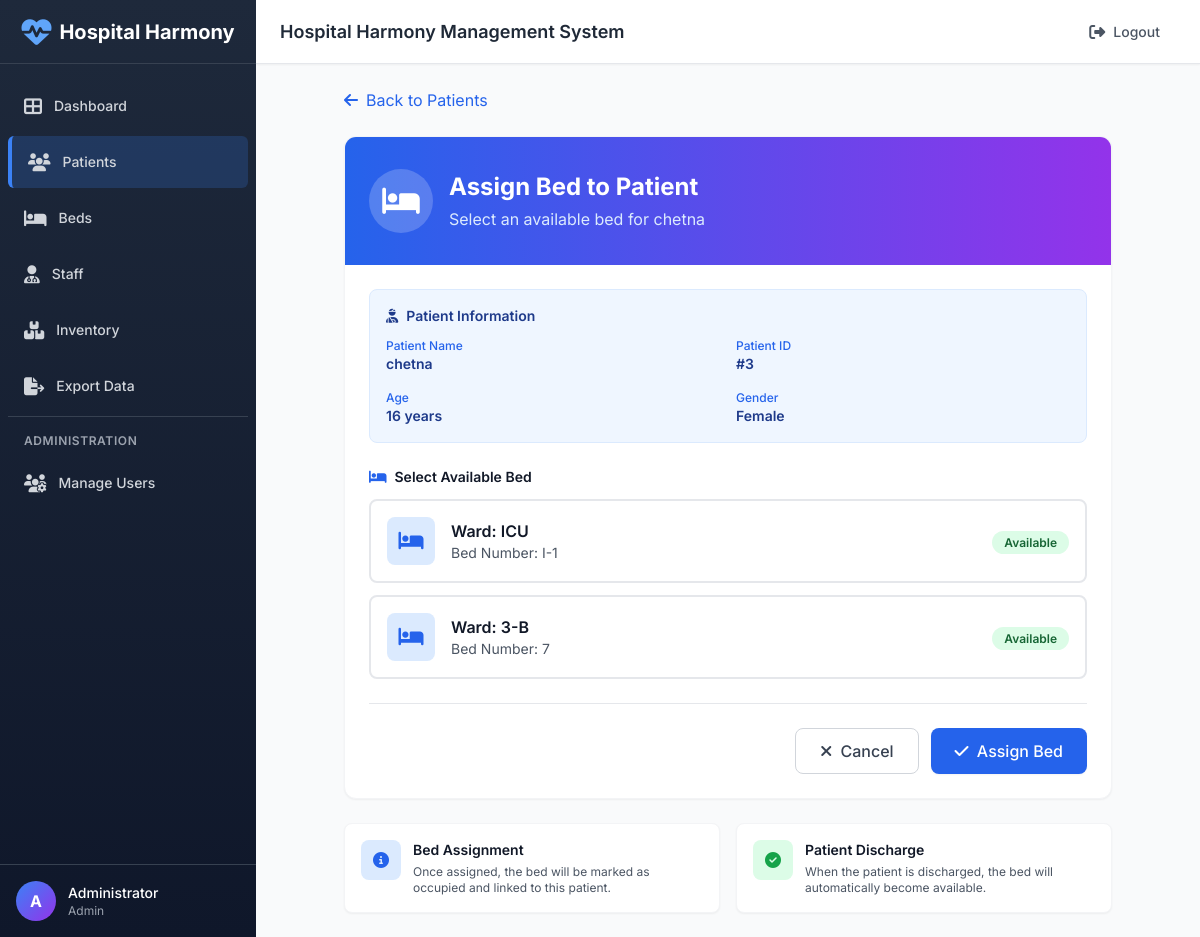
/patients/assign/3 (signed in), run on an earlier commit of the app's database.
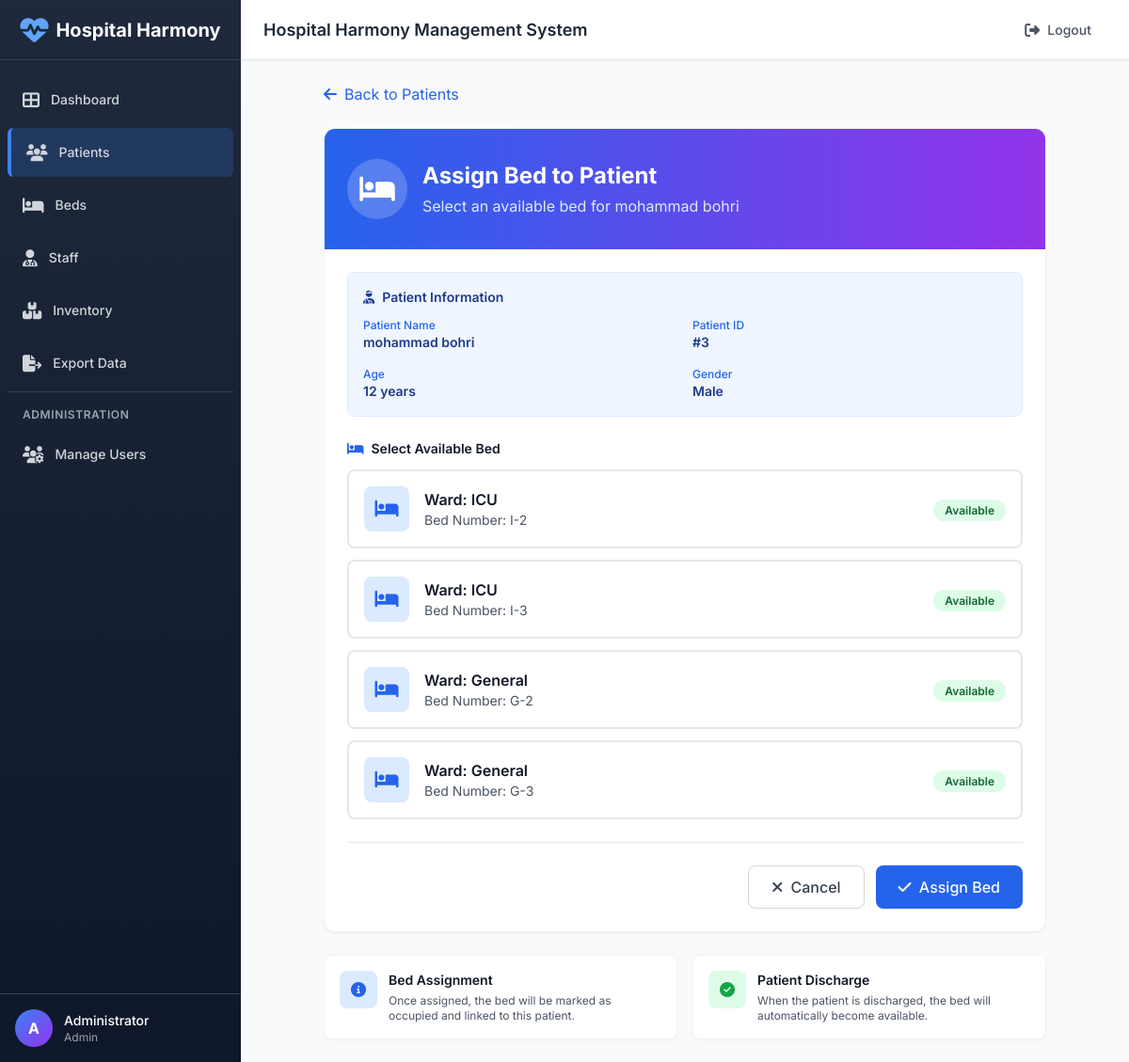
And on a later commit of the database.
### tables this page shows
CREATE TABLE patients (
    id INTEGER PRIMARY KEY AUTOINCREMENT,
    name TEXT NOT NULL,
    age INTEGER,
    gender TEXT,
    admission_reason TEXT,
    admission_date DATE DEFAULT CURRENT_DATE,
    status TEXT DEFAULT 'Stable',
    bed_id INTEGER,
    FOREIGN KEY(bed_id) REFERENCES beds(id)
);

CREATE TABLE beds (
    id INTEGER PRIMARY KEY AUTOINCREMENT,
    ward TEXT NOT NULL,
    bed_number TEXT NOT NULL,
    status TEXT NOT NULL DEFAULT 'available'
);

### app.py (the view)
@app.route('/patients/assign/<int:pid>')
@login_required
@role_required('patients')
def assign_bed(pid):
    db = get_db(); cur = db.cursor()
    cur.execute("SELECT * FROM beds WHERE status='available'")
    beds = cur.fetchall()
    cur.execute('SELECT * FROM patients WHERE id=?', (pid,))
    patient = cur.fetchone()
    return render_template('assign_bed.html', patient=patient, beds=beds)

### app.py (called while the page is built)
def login_required(f):
    @wraps(f)
    def wrapped(*args, **kwargs):
        if 'user_id' not in session:
            flash('Please login to access this page', 'danger')
            return redirect(url_for('login'))
        return f(*args, **kwargs)
    return wrapped

def role_required(*allowed_permissions):
    def decorator(f):
        @wraps(f)
        def wrapped(*args, **kwargs):
            if 'user_id' not in session:
                flash('Please login to access this page', 'danger')
                return redirect(url_for('login'))
            user_role = session.get('role')
            user_permissions = ROLE_PERMISSIONS.get(user_role, [])
            if not any(perm in user_permissions for perm in allowed_permissions):
                flash('You do not have permission to access this page', 'danger')
                return redirect(url_for('index'))
            return f(*args, **kwargs)
        return wrapped
    return decorator

### database.py (called while the page is built)
def get_db():
    global _conn
    if _conn is None:
        _conn = sqlite3.connect(DB_PATH, check_same_thread=False)
        _conn.row_factory = sqlite3.Row
    return _conn

### templates/assign_bed.html (shortened to what the changed rows need)
{% extends "layout.html" %}
{% block content %}
<div class="max-w-3xl mx-auto">
    <div class="bg-white rounded-xl shadow-sm border border-gray-100 overflow-hidden">
        <div class="bg-gradient-to-r from-blue-600 to-purple-600 px-6 py-8 text-white">
            <div class="flex items-center">
                <div>
                    <h1 class="text-2xl font-bold">Assign Bed to Patient</h1>
                    <p class="text-blue-100 mt-1">Select an available bed for {{ patient['name'] }}</p>
                </div>
            </div>
        </div>
        <div class="p-6">
            <div class="bg-blue-50 rounded-lg p-4 mb-6 border border-blue-100">
                <div class="grid grid-cols-2 gap-4">
                    <div>
                        <p class="text-xs text-blue-600 font-medium">Patient Name</p>
                        <p class="text-sm font-semibold text-blue-900">{{ patient['name'] }}</p>
                    </div>
                    <div>
                        <p class="text-xs text-blue-600 font-medium">Patient ID</p>
                        <p class="text-sm font-semibold text-blue-900">#{{ patient['id'] }}</p>
                    </div>
                    {% if patient['age'] %}
                    <div>
                        <p class="text-xs text-blue-600 font-medium">Age</p>
                        <p class="text-sm font-semibold text-blue-900">{{ patient['age'] }} years</p>
                    </div>
                    {% endif %}
                    {% if patient['gender'] %}
                    <div>
                        <p class="text-xs text-blue-600 font-medium">Gender</p>
                        <p class="text-sm font-semibold text-blue-900">{{ patient['gender'] }}</p>
                    </div>
                    {% endif %}
                </div>
            </div>
            <form method="POST" action="/patients/assign/save" class="space-y-6">
                <div>
                    {% if beds %}
                        <div class="space-y-3">
                            {% for b in beds %}
                            <label class="block">
                                <div class="peer-checked:border-blue-500 peer-checked:bg-blue-50 border-2 border-gray-200 rounded-lg p-4 cursor-pointer hover:border-blue-300 transition">
                                    <div class="flex items-center justify-between">
                                        <div class="flex items-center">
                                            <div class="w-12 h-12 bg-blue-100 rounded-lg flex items-center justify-center mr-4">
                                                <i class="fas fa-bed text-blue-600 text-xl"></i>
                                            </div>
                                            <div>
                                                <h4 class="font-semibold text-gray-900">Ward: {{ b['ward'] }}</h4>
                                                <p class="text-sm text-gray-600">Bed Number: {{ b['bed_number'] }}</p>
                                            </div>
                                        </div>
                                        <div class="peer-checked:hidden block">
                                            <span class="px-3 py-1 text-xs font-semibold rounded-full bg-green-100 text-green-800">
                                                Available
                                            </span>
                                        </div>
                                    </div>
                                </div>
                            </label>
                            {% endfor %}
                        </div>
                    {% endif %}
                </div>
            </form>
        </div>
    </div>
</div>
{% endblock %}

What changed in the data, as far as the page shows it:
no longer on this page (row edited): beds: ward "ICU", bed_number "I-1"
changed patients id 3: name "chetna" → "mohammad bohri"; age "16" → "12"; gender "Female" → "Male"
now on this page (row edited): beds: ward "ICU", bed_number "I-2"
now on this page (row edited): beds: ward "ICU", bed_number "I-3"
changed beds (number 3 of 4 on the later page): ward "3-B" → "General"; bed_number "7" → "G-2"
added beds: ward "General", bed_number "G-3"
